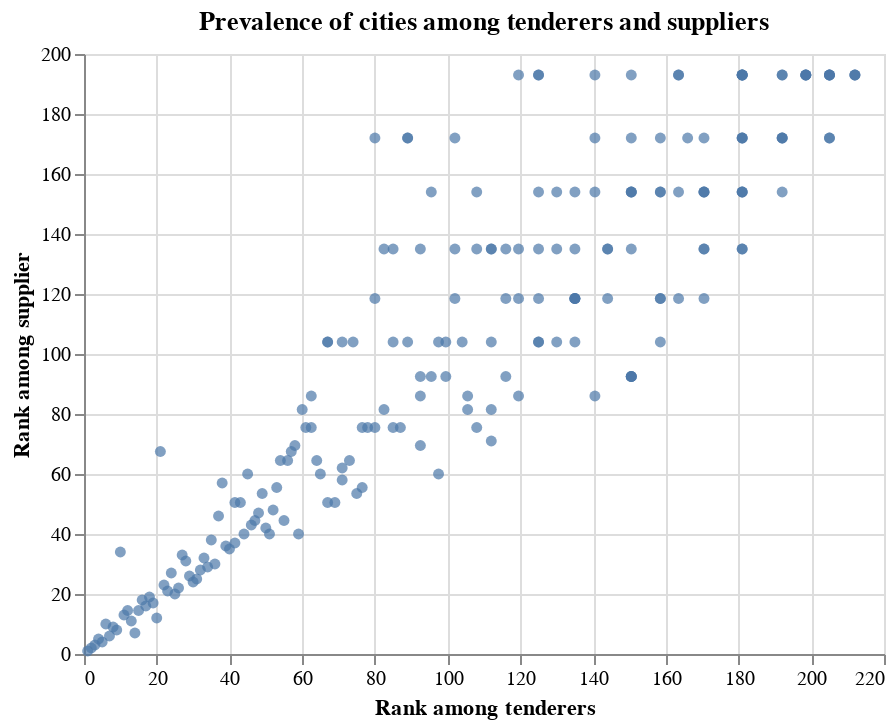

The cell this chart's notebook holds for it:
### Markdown cell above
### Insight

### Code cell
# plot tenderers' cities vs suppliers' cities
chart_cities_roles = alt.Chart(
    data=cities_roles.pivot(index='city', columns='role', values='rank').reset_index()
)\
.mark_circle()\
.encode(
    alt.X('tenderer:Q', title='Rank among tenderers'),
    alt.Y('supplier:Q', title='Rank among supplier'),
    tooltip='city:N'
)\
.properties(
    title='Prevalence of cities among tenderers and suppliers'
)

save(chart_cities_roles, './assets/cities_roles.png')

chart_cities_roles

### Figure 1 — Vega-Lite specification as saved in the notebook (floating-point values rounded to 4 significant figures; data arrays with more than 128 entries replaced by an {"elided": "..."} marker saying what was removed)
{"config": {"view": {"continuousWidth": 400, "continuousHeight": 300}}, "data": {"name": "data-b4a395bb0598e3d268b0d7a9877aa782"}, "mark": "circle", "encoding": {"tooltip": {"field": "city", "type": "nominal"}, "x": {"field": "tenderer", "title": "Rank among tenderers", "type": "quantitative"}, "y": {"field": "supplier", "title": "Rank among supplier", "type": "quantitative"}}, "title": "Prevalence of cities among tenderers and suppliers", "$schema": "https://vega.github.io/schema/vega-lite/v4.17.0.json", "datasets": {"data-b4a395bb0598e3d268b0d7a9877aa782": {"elided": "219 records"}}}
